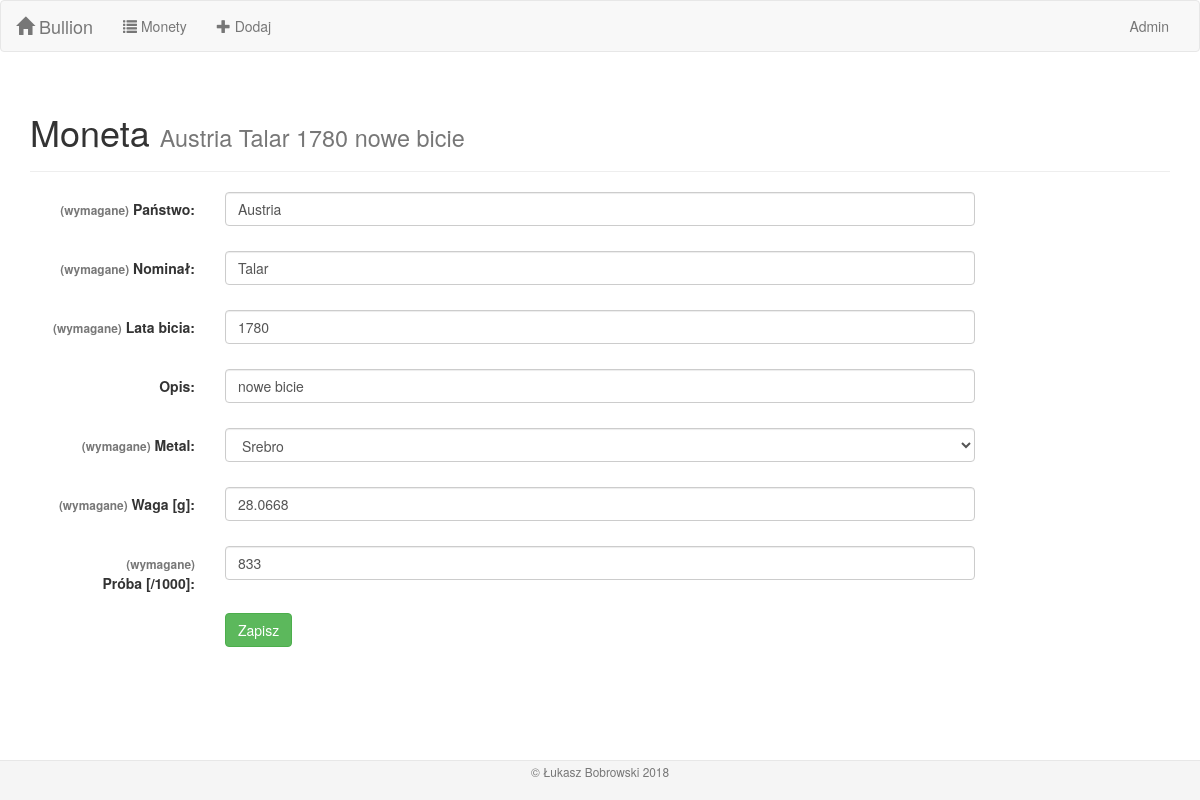
Before: /coins/18/edit with the older database file.
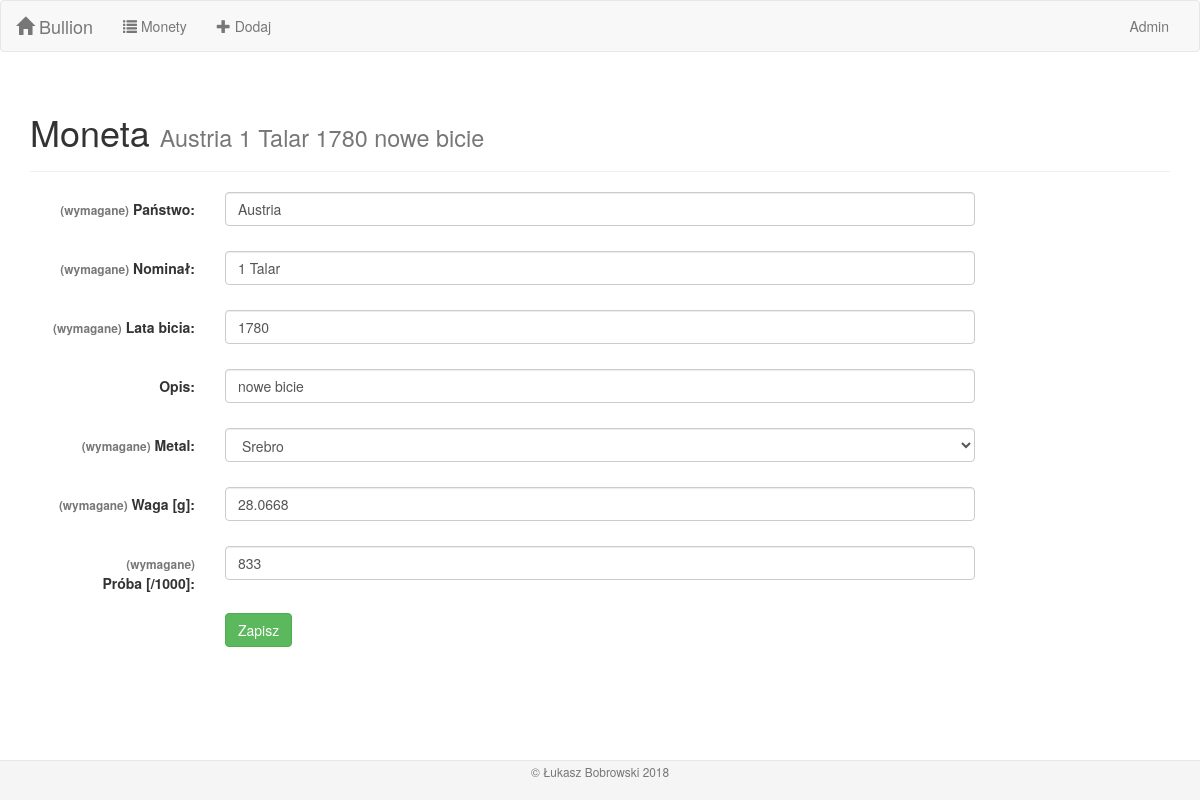
After: the same page with the newer database file.
### bullion/models.py (models this page shows, shortened)
class Coin(models.Model):
    country = models.CharField(max_length=100, verbose_name='państwo')
    face_value = models.CharField(max_length=100, verbose_name='nominał')
    mint_years = models.CharField(max_length=100, verbose_name='lata bicia')
    description = models.CharField(max_length=200, blank=True, default='', verbose_name='opis')
    metal = models.ForeignKey(Metal, on_delete=models.CASCADE, verbose_name='metal')
    weight = models.FloatField(validators=[MinValueValidator(0.01)], verbose_name='waga [g]')
    fineness = models.IntegerField(validators=[MinValueValidator(10), MaxValueValidator(1000)],
                                   verbose_name='próba [/1000]')
    class Meta:
        verbose_name = 'Moneta'
        verbose_name_plural = 'Monety'
    def inline_text(self):
        fields = [self.country, self.face_value, self.mint_years, self.description]
        return ' '.join(str(f) for f in fields)

### bullion/views.py (the view)
# urls.py: path('coins/<int:pk>/edit', views.CoinUpdateView.as_view(), name='coin_update'),
class CoinUpdateView(UpdateView):
    model = models.Coin
    form_class = forms.CoinModelForm

### bullion/forms.py
class CoinModelForm(BootstrapModelForm):
    class Meta:
        model = models.Coin
        fields = '__all__'

### bullion/models.py (called while the page is built)
    def __str__(self):
        return self.name

### bullion/templates/bullion/coin_form.html (shortened to what this page needs)
{% extends 'bullion/base.html' %}
{% block content %}
{% load l10n %}
<div class="container">
    <div class="page-header">
        {% if coin.pk %}
            <h1>Moneta <small>{{ coin.inline_text }}</small></h1>
        {% else %}
            <h1>Nowa Moneta</h1>
        {% endif %}
    </div>
    <form class="form-horizontal" action="" method="post" enctype="multipart/form-data">
        {% for field in form %}
            <div class="form-group {% if field.errors %}has-error{% endif %}">
                <label class="control-label col-sm-2">
                    {% if field.field.required %}<span class="font-weight-normal small text-muted">(wymagane)</span>{% endif %}
                    {{ field.label_tag }}
                </label>
                <div class="col-sm-8">
                    {{ field }}
                </div>
            </div>
        {% endfor %}
        <div class="form-group">
            <div class="col-sm-offset-2 col-sm-8">
                <button type="submit" class="btn btn-success">Zapisz</button>
            </div>
        </div>
    </form>
</div>
{% endblock %}

### bullion/templates/bullion/base.html (shortened to what this page needs)
<!DOCTYPE html>
<html lang="pl">
<head>
    {% load static %}
    <link rel="stylesheet" type="text/css" href="https://maxcdn.bootstrapcdn.com/bootstrap/3.3.7/css/bootstrap.min.css">
    <link href="{% static 'bullion/style.css' %}" rel="stylesheet">
</head>
<body>
    <div class="navbar navbar-default">
        <div class="container-fluid">
            <div class="navbar-header">
                <a class="navbar-brand" href="{% url 'index' %}">
                    <span class="glyphicon glyphicon-home"></span>&nbsp;Bullion
                </a>
            </div>
            <div class="collapse navbar-collapse" id="topNavBar">
                <ul class="nav navbar-nav">
                    <li><a href="{% url 'coin_list' %}"><span class="glyphicon glyphicon-list"></span>&nbsp;Monety</a></li>
                    <li><a href="{% url 'coin_create' %}"><span class="glyphicon glyphicon-plus"></span>&nbsp;Dodaj</a></li>
                </ul>
                <ul class="nav navbar-nav navbar-right">
                    <li><a href="{% url 'admin:index' %}">Admin</a></li>
                </ul>
            </div>
        </div>
    </div>
    {% block content %}{% endblock %}
    <footer class="footer">
        <div class="container">
            <p class="text-muted text-center"><small>&copy; Łukasz Bobrowski 2018</small></p>
        </div>
    </footer>
</body>
</html>

### bullion/static/bullion/style.css (style rules this page uses)
html { position: relative; min-height: 100%; }
body { margin-bottom: 50px; }
.footer { position: absolute; bottom: 0; width: 100%; height: 40px; background-color: #f5f5f5; border-top: solid #e7e7e7 1px; }

Changed rows visible on the page:
changed Coin "Austria": inline_text "Austria Talar 1780 nowe bicie" → "Austria 1 Talar 1780 nowe bicie"; face_value "Talar" → "1 Talar"
